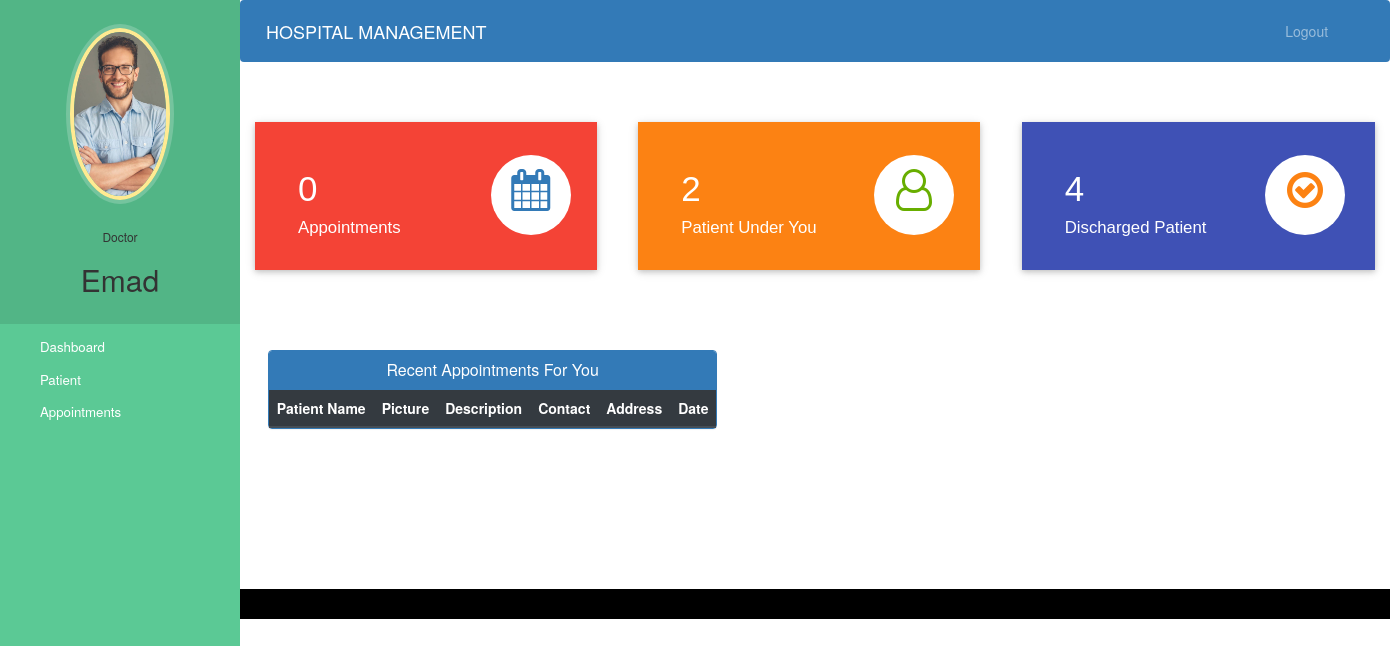
The app's page /doctor-dashboard (signed in), older data.
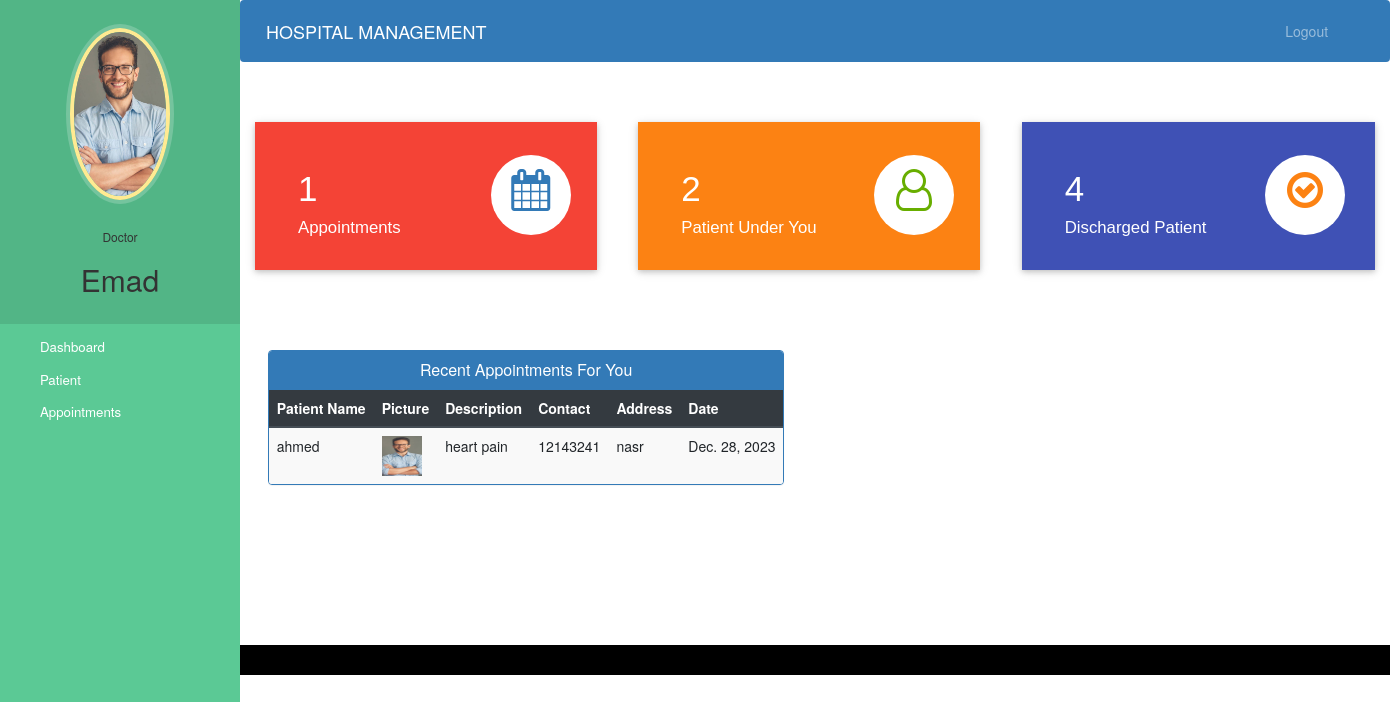
The same page, newer data.
### hospital/models.py (models this page shows, shortened)
class Doctor(models.Model):
    user=models.OneToOneField(User,on_delete=models.CASCADE)
    profile_pic= models.ImageField(upload_to='profile_pic/DoctorProfilePic/',null=True,blank=True)
    address = models.CharField(max_length=40)
    mobile = models.CharField(max_length=20,null=True)
    department= models.CharField(max_length=50,choices=departments,default='Cardiologist')
    status=models.BooleanField(default=False)

class Appointment(models.Model):
    patientId=models.PositiveIntegerField(null=True)
    doctorId=models.PositiveIntegerField(null=True)
    patientName=models.CharField(max_length=40,null=True)
    doctorName=models.CharField(max_length=40,null=True)
    appointmentDate=models.DateField(auto_now=True)
    description=models.TextField(max_length=500)
    status=models.BooleanField(default=False)

class Patient(models.Model):
    user=models.OneToOneField(User,on_delete=models.CASCADE)
    profile_pic= models.ImageField(upload_to='profile_pic/PatientProfilePic/',null=True,blank=True)
    address = models.CharField(max_length=40)
    mobile = models.CharField(max_length=20,null=False)
    symptoms = models.CharField(max_length=100,null=False)
    assignedDoctorId = models.PositiveIntegerField(null=True)
    admitDate=models.DateField(auto_now=True)
    status=models.BooleanField(default=False)

### hospital/views.py (the view)
# urls.py: path('doctor-dashboard', views.doctor_dashboard_view,name='doctor-dashboard'),
@login_required(login_url='doctorlogin')
@user_passes_test(is_doctor)
def doctor_dashboard_view(request):
    patientcount=models.Patient.objects.all().filter(status=True,assignedDoctorId=request.user.id).count()
    appointmentcount=models.Appointment.objects.all().filter(status=True,doctorId=request.user.id).count()
    patientdischarged=models.PatientDischargeDetails.objects.all().distinct().filter(assignedDoctorName=request.user.first_name).count()
    appointments=models.Appointment.objects.all().filter(status=True,doctorId=request.user.id).order_by('-id')
    patientid=[]
    for a in appointments:
        patientid.append(a.patientId)
    patients=models.Patient.objects.all().filter(status=True,user_id__in=patientid).order_by('-id')
    appointments=zip(appointments,patients)
    mydict={
    'patientcount':patientcount,
    'appointmentcount':appointmentcount,
    'patientdischarged':patientdischarged,
    'appointments':appointments,
    'doctor':models.Doctor.objects.get(user_id=request.user.id), #for profile picture of doctor in sidebar
    }
    return render(request,'hospital/doctor_dashboard.html',context=mydict)

### hospital/views.py (called while the page is built)
def is_doctor(user):
    return user.groups.filter(name='DOCTOR').exists()

### templates/hospital/doctor_dashboard.html
{% extends 'hospital/doctor_base.html' %}
{% load static %}
{% block content %}
{%include 'hospital/doctor_dashboard_cards.html'%}
<br><br><br><br>
<div class="container">
  <div class="row">
    <div class="panel panel-primary" style="margin-left:2%;">
      <div class="panel-heading" style="text-align:center;">
        <h6 class="panel-title">Recent Appointments For You</h6>
      </div>
      <table class="table table-hover table-striped" id="dev-table">
        <thead class="thead-dark">
          <tr>
            <th>Patient Name</th>
            <th>Picture</th>
            <th>Description</th>
            <th>Contact</th>
            <th>Address</th>
            <th>Date</th>
          </tr>
        </thead>
        {% for a,p in appointments %}
        <tr>
          <td>{{a.patientName}}</td>
          <td> <img src="{% static p.profile_pic.url %}" alt="Profile Pic" height="40px" width="40px" /></td>
          <td>{{a.description}}</td>
          <td>{{p.mobile}}</td>
          <td>{{p.address}}</td>
          <td>{{a.appointmentDate}}</td>
        </tr>
        {% endfor %}
      </table>
    </div>
  </div>
</div>
{% endblock content %}

### templates/hospital/doctor_base.html (shortened to what this page needs)
<!DOCTYPE html>
{% load static %}
<html lang="en">
<head>
  <link rel="stylesheet" href="https://stackpath.bootstrapcdn.com/bootstrap/4.3.1/css/bootstrap.min.css">
  <link rel="stylesheet" href="https://maxcdn.bootstrapcdn.com/font-awesome/4.7.0/css/font-awesome.min.css">
</head>
<body>
  <nav class="menu" tabindex="0">
    <header class="avatar">
      <img src="{% static doctor.profile_pic.url %}" alt="Profile Pic" />
      <br><br>
      <h6>Doctor</h6>
      <h2>{{request.user.first_name}}</h2>
    </header>
    <ul>
      <li tabindex="0" class="icon-dashboard"> <a style="color:white; text-decoration:none;" href="/doctor-dashboard"><span>Dashboard</span></a> </li>
      <li tabindex="0" class="icon-users"> <a style="color:white; text-decoration:none;" href="/doctor-patient"><span>Patient</span></a></li>
      <li tabindex="0" class="icon-calendar"> <a style="color:white; text-decoration:none;" href="/doctor-appointment"><span>Appointments</span></a></li>
    </ul>
  </nav>
  <main>
    <div class="bs-example">
      <nav class="navbar navbar-expand-md  navbar-dark fixed-top" style="background:#337AB7;">
        <a href="/doctor-dashboard" class="navbar-brand">HOSPITAL MANAGEMENT</a>
        <div class="collapse navbar-collapse justify-content-between" id="navbarCollapse">
          <div class="navbar-nav" style=" margin-left: 90%;">
            <a href="/logout" class="nav-item nav-link">Logout</a>
          </div>
        </div>
      </nav>
    </div>
    <br><br>
    {% block content %}
    {% endblock content %}
    <br><br><br><br><br><br><br>
    <footer>
      <br>
      <div class="container">
        <div class="row">
          <div class="col-md-12 col-sm-12">
          </div>
        </div>
      </div>
    </footer>
  </main>
</body>
</html>

### templates/hospital/doctor_dashboard_cards.html (shortened to what this page needs)
<!DOCTYPE html>
<html lang="en" dir="ltr">
<head>
  <link rel="stylesheet" href="https://maxcdn.bootstrapcdn.com/bootstrap/3.4.1/css/bootstrap.min.css">
  <link rel="stylesheet" href="https://cdnjs.cloudflare.com/ajax/libs/font-awesome/4.7.0/css/font-awesome.min.css">
</head>
<body>
  <div class="market-updates">
    <div class="col-md-4 market-update-gd">
      <div class="market-update-block clr-block-1">
        <div class="col-md-8 market-update-left">
          <h3>{{appointmentcount}}</h3>
          <h4>Appointments</h4>
        </div>
        <div class="col-md-4 market-update-right">
          <i class="fa fa-calendar"> </i>
        </div>
        <div class="clearfix"> </div>
      </div>
    </div>
    <div class="col-md-4 market-update-gd">
      <div class="market-update-block clr-block-2">
        <div class="col-md-8 market-update-left">
          <h3>{{patientcount}}</h3>
          <h4>Patient Under You</h4>
        </div>
        <div class="col-md-4 market-update-right">
          <i class="fa fa-user-o"></i>
        </div>
        <div class="clearfix"> </div>
      </div>
    </div>
    <div class="col-md-4 market-update-gd">
      <div class="market-update-block clr-block-3">
        <div class="col-md-8 market-update-left">
          <h3>{{patientdischarged}}</h3>
          <h4>Discharged Patient</h4>
        </div>
        <div class="col-md-4 market-update-right">
          <i class="fa fa-check-circle-o" aria-hidden="true"></i>
        </div>
        <div class="clearfix"> </div>
      </div>
    </div>
  </div>
</body>
</html>

### templates/hospital/doctor_base.html (style rules this page uses)
a:link { text-decoration: none; }
a { color: white; }
footer { padding: 0px 0px 0px 0px; background-color: black; margin: 0px; }
.fa { font-size: 23px; width: 60px; text-align: center; text-decoration: none; margin: 5px 2px; border-radius: 50%; }
body { padding-left: 240px; }
main { position: relative; height: 100vh; }
.menu { background: #5bc995; height: 100vh; width: 240px; position: fixed; top: 0px; left: 0; z-index: 5; outline: none; }
.menu .avatar { background: rgba(0, 0, 0, 0.1); padding: 2em 0.5em; text-align: center; }
.menu .avatar img { width: 100px; border-radius: 50%; overflow: hidden; border: 4px solid #ffea92; box-shadow: 0 0 0 4px rgba(255, 255, 255, 0.2); }
.menu .avatar h2 { font-weight: normal; margin-bottom: 0; }
.menu ul { list-style: none; padding: 0.5em 0; margin: 0; }
.menu ul li { padding: 0.5em 1em 0.5em 3em; font-size: 0.95em; font-weight: regular; background-repeat: no-repeat; background-position: left 15px center; background-size: auto 20px; transition: all 0.15s linear; cursor: pointer; }
.menu ul li.icon-dashboard { background-image: url("http://www.entypo.com/images//gauge.svg"); }
.menu ul li.icon-users { background-image: url("http://www.entypo.com/images//users.svg"); }
.menu ul li.icon-calendar { background-image: url("http://www.entypo.com/images//calendar.svg"); }

### templates/hospital/doctor_dashboard_cards.html (style rules this page uses)
.market-update-block { padding: 2em 2em; background: #999; }
.market-update-block h3 { color: #fff; font-size: 2.5em; font-family: 'Carrois Gothic', sans-serif; }
.market-update-block h4 { font-size: 1.2em; color: #fff; margin: 0.3em 0em; font-family: 'Carrois Gothic', sans-serif; }
.market-update-block.clr-block-1 { background: #f44336; margin-right: 0.8em; box-shadow: 0 2px 5px 0 rgba(0, 0, 0, 0.16), 0 2px 10px 0 rgba(0, 0, 0, 0.12); transition: 0.5s all; -webkit-transition: 0.5s all; -moz-transition: 0.5s all; -o-transition: 0.5s all; }
.market-update-block.clr-block-2 { background: #FC8213; margin-right: 0.8em; box-shadow: 0 2px 5px 0 rgba(0, 0, 0, 0.16), 0 2px 10px 0 rgba(0, 0, 0, 0.12); transition: 0.5s all; -webkit-transition: 0.5s all; -moz-transition: 0.5s all; -o-transition: 0.5s all; }
.market-update-block.clr-block-3 { background: #3f51b5; box-shadow: 0 2px 5px 0 rgba(0, 0, 0, 0.16), 0 2px 10px 0 rgba(0, 0, 0, 0.12); transition: 0.5s all; -webkit-transition: 0.5s all; -moz-transition: 0.5s all; -o-transition: 0.5s all; }
.market-update-right i.fa.fa-user-o { font-size: 3em; color: #68AE00; width: 80px; height: 80px; background: #fff; text-align: center; border-radius: 49px; -webkit-border-radius: 49px; -moz-border-radius: 49px; -o-border-radius: 49px; line-height: 1.7em; }
.market-update-right i.fa.fa-check-circle-o { font-size: 3em; color: #FC8213; width: 80px; height: 80px; background: #fff; text-align: center; border-radius: 49px; -webkit-border-radius: 49px; -moz-border-radius: 49px; -o-border-radius: 49px; line-height: 1.7em; }
.market-update-right i.fa.fa-calendar { font-size: 3em; color: #337AB7; width: 80px; height: 80px; background: #fff; text-align: center; border-radius: 49px; -webkit-border-radius: 49px; -moz-border-radius: 49px; -o-border-radius: 49px; line-height: 1.7em; }
.market-update-left { padding: 0px; }

Row changes from the older to the newer data that the page shows:
added Appointment: patientName "ahmed", profile_pic (picture), description "heart pain", mobile "12143241", address "nasr", appointmentDate "Dec. 28, 2023"
Text that changed along with them:
{{ appointmentcount }}: "0" → "1"
